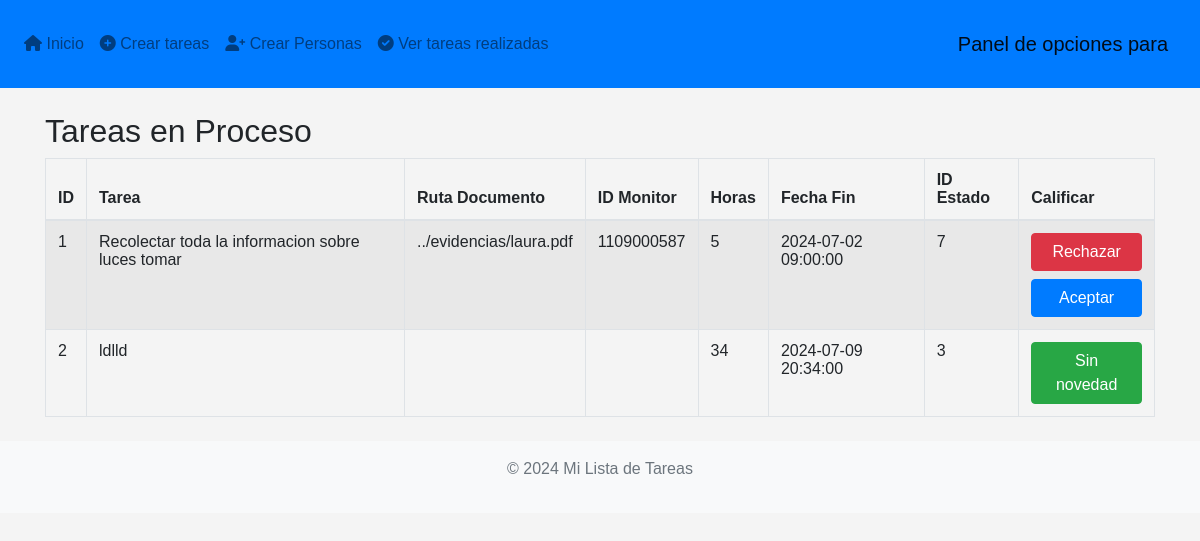
The page /php/admin/index.php (signed in) on the database its author committed.
### tables this page shows
CREATE TABLE `tareas` (
  `id` int(10) NOT NULL,
  `tarea` varchar(250) NOT NULL,
  `ruta_doc` varchar(50) DEFAULT NULL,
  `id_monitor` int(11) DEFAULT NULL,
  `horas` varchar(20) NOT NULL,
  `Fecha_fin` datetime NOT NULL,
  `id_estado` int(11) NOT NULL
);

### includes/validacion.php (called while the page is built, shortened)
<?php
include("alertas.php");
?>

### php/admin/index.php (the view, shortened to what this page needs)
<?php
include("../../includes/boostratp.php");
include("../../conexion/conexion.php");
include("manu.php");
$sql = "SELECT * FROM tareas";
$stmt = $conexion->prepare($sql);
$stmt->execute();
$tareas = $stmt->fetchAll(PDO::FETCH_ASSOC);
?>
<!DOCTYPE html>
<html lang="es">
<head>
    <link rel="stylesheet" href="../../css/index_admin.css">
</head>
<body>
    <main class="container mt-4">
        <section id="task-list">
            <h2>Tareas en Proceso</h2>
            <table id="task-table" class="table table-striped table-bordered">
                <thead>
                    <tr>
                        <th>ID</th>
                        <th>Tarea</th>
                        <th>Ruta Documento</th>
                        <th>ID Monitor</th>
                        <th>Horas</th>
                        <th>Fecha Fin</th>
                        <th>ID Estado</th>
                        <th>Calificar</th>
                    </tr>
                </thead>
                <tbody>
                    <?php foreach ($tareas as $tarea) { ?>
                        <tr>
                            <td><?php echo $tarea['id']; ?></td>
                            <td><?php echo $tarea['tarea']; ?></td>
                            <td><?php echo $tarea['ruta_doc']; ?></td>
                            <td><?php echo $tarea['id_monitor']; ?></td>
                            <td><?php echo $tarea['horas']; ?></td>
                            <td><?php echo $tarea['Fecha_fin']; ?></td>
                            <td><?php echo $tarea['id_estado']; ?></td>
                            <td>
                                <?php if ($tarea['id_estado'] == 7) { ?>
                                    <a class="btn btn-danger btn-block mb-2" href="#" role="button">Rechazar</a>
                                    <a class="btn btn-primary btn-block" href="#" role="button">Aceptar</a>
                                <?php } else { ?>
                                    <a name="" id="" class="btn btn-success" role="button">Sin novedad</a>
                                <?php } ?>
                            </td>
                        </tr>
                    <?php } ?>
                </tbody>
            </table>
        </section>
    </main>
    <footer class="bg-light text-center py-3 mt-4">
        <p>&copy; 2024 Mi Lista de Tareas</p>
    </footer>
</body>
</html>

### includes/boostratp.php (shortened to what this page needs)
<head>
<link rel="stylesheet" href="https://maxcdn.bootstrapcdn.com/bootstrap/4.5.2/css/bootstrap.min.css">
    <link rel="stylesheet" href="https://cdn.datatables.net/1.10.21/css/jquery.dataTables.min.css">
</head>

### includes/alertas.php (shortened to what this page needs)
<head>
    <link rel="stylesheet" href="https://cdnjs.cloudflare.com/ajax/libs/toastr.js/latest/toastr.min.css">
</head>

### php/admin/manu.php (shortened to what this page needs)
<?php
include("../../includes/validacion.php");
include("../../includes/boostratp.php");
?>
<!DOCTYPE html>
<html lang="es">
<head>
    <link rel="stylesheet" href="../../css/index_admin.css">
<link rel="stylesheet" href="https://cdnjs.cloudflare.com/ajax/libs/font-awesome/6.0.0-beta3/css/all.min.css">
</head>
<body>
    <header class="bg-primary text-white text-center py-3">
        <nav class="navbar navbar-expand-lg navbar-light">
            <div class="collapse navbar-collapse" id="navbarNav">
                <ul class="navbar-nav">
                    <li class="nav-item">
                        <a class="nav-link" href="#"><i class="fas fa-home"></i> Inicio</a>
                    </li>
                    <li class="nav-item">
                        <a class="nav-link" href="create.php"><i class="fas fa-plus-circle"></i> Crear tareas</a>
                    </li>
                    <li class="nav-item">
                        <a class="nav-link" href="#"><i class="fas fa-user-plus"></i> Crear Personas</a>
                    </li>
                    <li class="nav-item">
                        <a class="nav-link" href="#"><i class="fas fa-check-circle"></i> Ver tareas realizadas</a>
                    </li>
                </ul>
            </div>
            <a class="navbar-brand" href="#">Panel de opciones para </a>
        </nav>
    </header>
</body>
</html>

### css/index_admin.css (style rules this page uses)
body { font-family: Arial, sans-serif; background-color: #f4f4f4; margin: 0; padding: 0; }
main { margin-top: 2em; }
footer { background-color: #f8f9fa; color: #6c757d; }
header { background-color: rgb(40, 166, 69); color: white; }
.navbar-brand { color: white; }
.navbar-nav .nav-link { color: white; }

### rows shown on the page
tareas: id "1", tarea "Recolectar toda la informacion sobre luces tomar", ruta_doc "../evidencias/laura.pdf", id_monitor "1109000587", horas "5", Fecha_fin "2024-07-02 09:00:00", id_estado "7", shows "Rechazar"
tareas: id "2", tarea "ldlld", horas "34", Fecha_fin "2024-07-09 20:34:00", id_estado "3", shows "Sin novedad"
